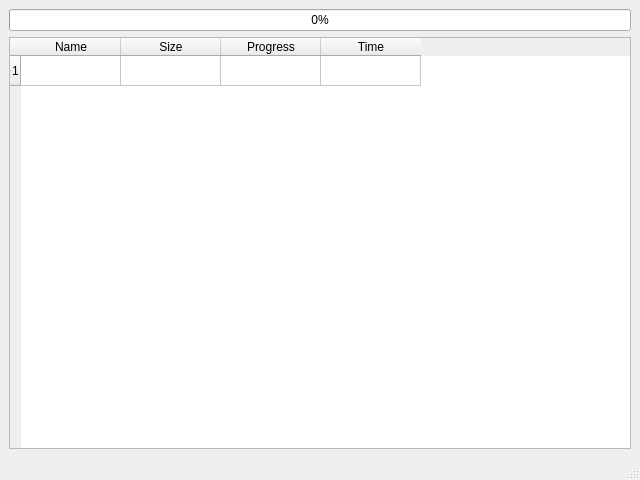
<?xml version="1.0" encoding="UTF-8"?>
<ui version="4.0">
 <class>Downloader</class>
 <widget class="QMainWindow" name="Downloader">
  <property name="geometry">
   <rect>
    <x>0</x>
    <y>0</y>
    <width>640</width>
    <height>480</height>
   </rect>
  </property>
  <property name="windowTitle">
   <string>Downloader</string>
  </property>
  <widget class="QWidget" name="centralwidget">
   <layout class="QGridLayout" name="gridLayout_2">
    <item row="0" column="0">
     <layout class="QVBoxLayout" name="verticalLayout">
      <item>
       <layout class="QHBoxLayout" name="horizontalLayout"/>
      </item>
      <item>
       <widget class="QProgressBar" name="pbar">
        <property name="value">
         <number>0</number>
        </property>
       </widget>
      </item>
      <item>
       <widget class="QTableWidget" name="tableWidget">
        <row>
         <property name="text">
          <string>1</string>
         </property>
        </row>
        <column>
         <property name="text">
          <string>Name</string>
         </property>
        </column>
        <column>
         <property name="text">
          <string>Size</string>
         </property>
        </column>
        <column>
         <property name="text">
          <string>Progress</string>
         </property>
        </column>
        <column>
         <property name="text">
          <string>Time</string>
         </property>
        </column>
       </widget>
      </item>
     </layout>
    </item>
   </layout>
  </widget>
  <widget class="QMenuBar" name="menubar">
   <property name="geometry">
    <rect>
     <x>0</x>
     <y>0</y>
     <width>640</width>
     <height>22</height>
    </rect>
   </property>
  </widget>
  <widget class="QStatusBar" name="statusbar"/>
 </widget>
 <resources/>
 <connections/>
</ui>
